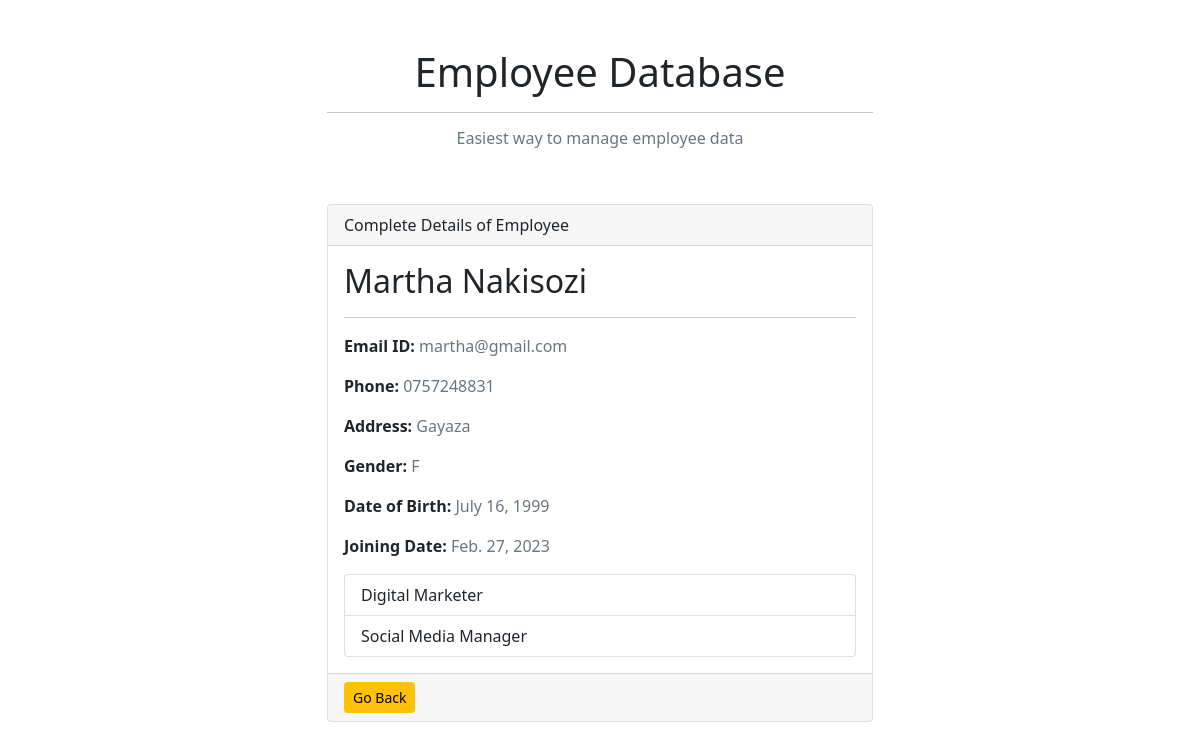
Screenshot of /employees/2/ with the database file from the repository.
### ems/models.py (models this page shows, shortened)
class Employee(models.Model):
    GENDER_CHOICES = [('M', 'Male'), ('F', 'Female'), ('O', 'Other')]
    first_name = models.CharField(max_length=200)
    last_name = models.CharField(max_length=200)
    email_id = models.CharField(max_length=250)
    phone_number = models.CharField(max_length=13, blank=True)
    address = models.TextField()
    gender = models.CharField(max_length=1, choices=GENDER_CHOICES, blank=True)
    dob = models.DateField()
    joining_date = models.DateField()
    jobs = models.ManyToManyField('Job', blank=True)

class Job(models.Model):
    name = models.CharField(max_length=250)

### ems/views.py (the view)
# urls.py: path('employees/<int:employee_id>/', views.employee_detail, name='employee_detail'),
def employee_detail(request, employee_id):
    try:
        employee = Employee.objects.get(id=employee_id)
    except Employee.DoesNotExist:
        raise Http404('Employee not found')
    return render(request, 'ems/employee_detail.html', {'employee': employee})

### ems/templates/ems/employee_detail.html
{% extends 'ems/base.html' %}
{% block content %}
<div class="col-md-6">
    <div class="card">
        <div class="card-header">
            Complete Details of Employee
        </div>
        <div class="card-body">
            <h2>{{ employee.first_name|capfirst }} {{ employee.last_name|capfirst }}</h2>
            <hr>
            <p><strong>Email ID:</strong> <span class="text-secondary">{{ employee.email_id }}</span></p>
            <p><strong>Phone:</strong> <span class="text-secondary">{{ employee.phone_number }}</span></p>
            <p><strong>Address: </strong> <span class="text-secondary">{{ employee.address }}</span></p>
            <p><strong>Gender:</strong> <span class="text-secondary">{{ employee.gender }}</span></p>
            <p><strong>Date of Birth:</strong> <span class="text-secondary">{{ employee.dob }}</span></p>
            <p><strong>Joining Date:</strong> <span class="text-secondary">{{ employee.joining_date }}</span></p>
            {% if employee.jobs.all %}
            <ul class="list-group">
                {% for job in employee.jobs.all %}
                <li class="list-group-item">{{ job.name }}</li>
                {% endfor %}
            </ul>
            {% endif %}
        </div>
        <div class="card-footer">
            <a href="{% url 'home' %}" class="btn btn-sm btn-warning">Go Back</a>
        </div>
    </div>
</div>
{% endblock content %}

### rows the page displays
Employee: first_name "Martha", last_name "Nakisozi", email_id "martha@gmail.com", phone_number "0757248831", address "Gayaza", gender "F", dob "July 16, 1999", joining_date "Feb. 27, 2023"
Job: name "Digital Marketer"
Job: name "Social Media Manager"
